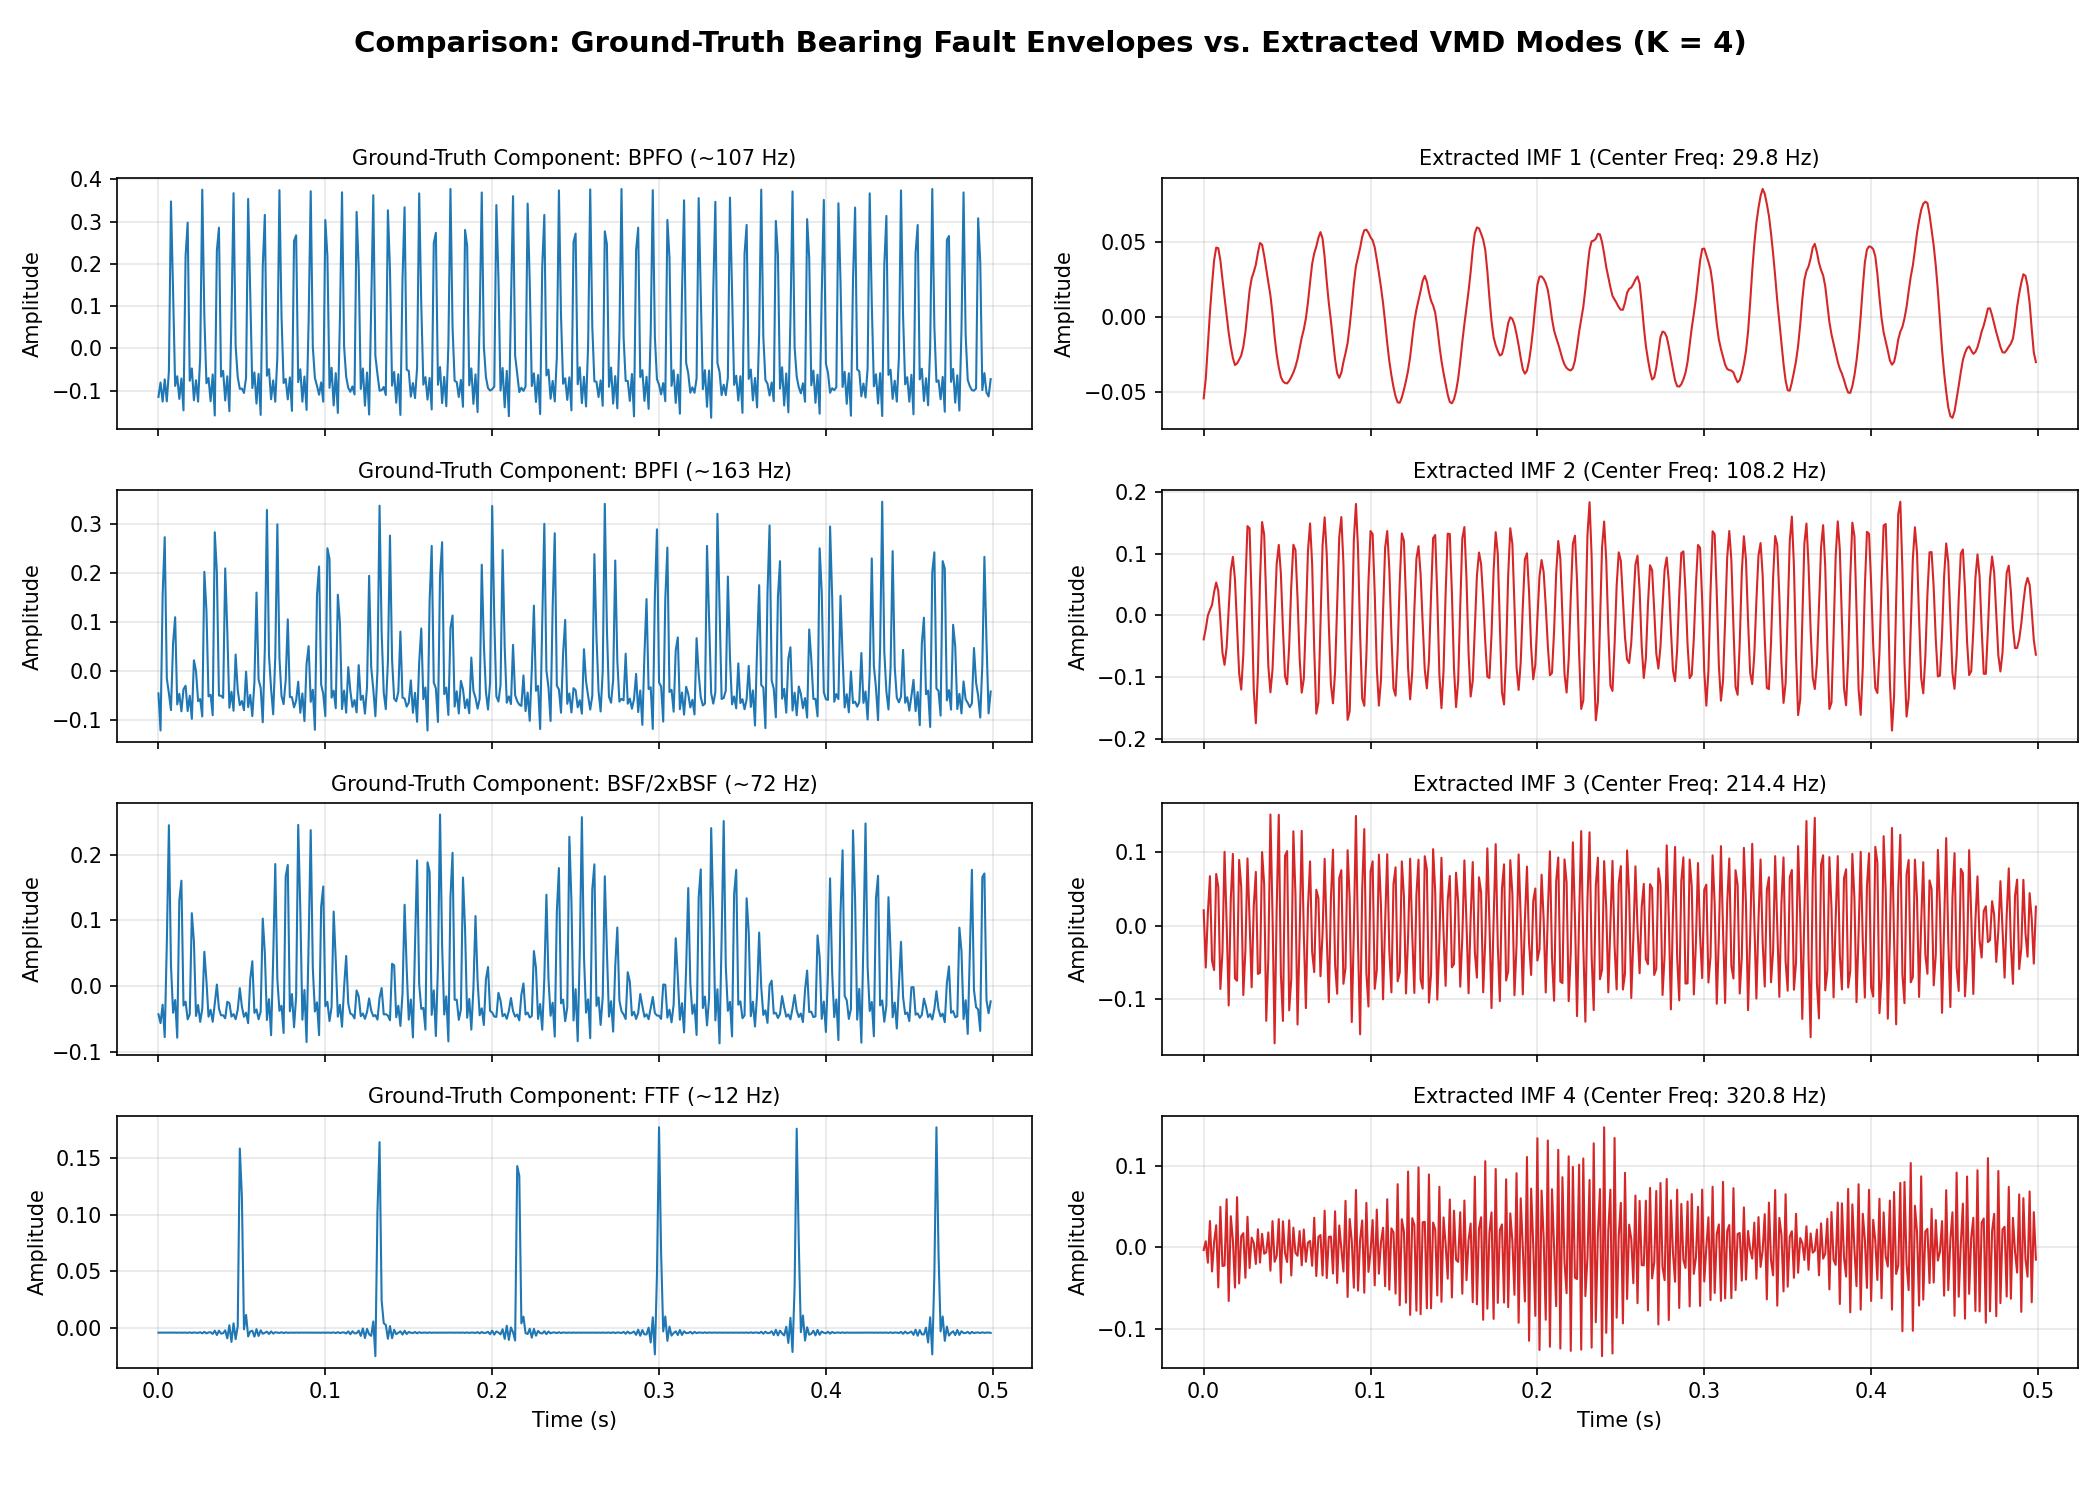

The script that saved this image:
"""
VMD K=4 Bearing Fault Decomposition & Ground-Truth Comparison Script
---------------------------------------------------------------------
Decomposes a combined bearing signal into exactly K=4 modes corresponding to:
  1. BPFO (Outer Race Pass Frequency)
  2. BPFI (Inner Race Pass Frequency)
  3. BSF (Ball Spin Frequency)
  4. FTF  (Fundamental Train Frequency / Cage Defect)

Computes the raw/envelope signals, runs Variational Mode Decomposition (K=4),
correlates extracted IMFs with simulated ground-truth fault signals, and plots a
side-by-side comparison of individual components vs extracted VMD modes.
"""

import numpy as np
import scipy.signal as signal
from scipy.signal import hilbert, butter, sosfiltfilt, fftconvolve
import matplotlib.pyplot as plt

# ------------------------------------------------------------------------------
# 1. PHYSICAL PARAMETERS & GEOMETRY (SKF 6205-2RS JEM BEARING)
# ------------------------------------------------------------------------------
FS = 12800            # Sampling rate (Hz)
DURATION = 0.5        # Comparison display window (seconds)
RPM = 1800.0          # Shaft speed (RPM)
FR = RPM / 60.0       # Shaft rotational frequency (30.0 Hz)

# Bearing Geometry
N_BALLS = 9
BALL_D = 7.94
PITCH_D = 39.04
PHI = 0.0

# Calculated Fault Frequencies (Hz)
gamma = (BALL_D / PITCH_D) * np.cos(np.radians(PHI))
FTF = (FR / 2.0) * (1.0 - gamma)                            # ~11.92 Hz
BPFO = (N_BALLS * FR / 2.0) * (1.0 - gamma)                 # ~107.28 Hz
BPFI = (N_BALLS * FR / 2.0) * (1.0 + gamma)                 # ~162.72 Hz
BSF = (PITCH_D / (2.0 * BALL_D)) * FR * (1.0 - gamma**2)     # ~71.71 Hz

RESONANCE_HZ = 3500.0                                       # Resonance frequency
DEMOD_BAND = (2500.0, 4500.0)                               # Demodulation bandpass

# ------------------------------------------------------------------------------
# 2. SIMULATION & IMPULSE GENERATION
# ------------------------------------------------------------------------------
def impulse_response(fs, fn=RESONANCE_HZ, zeta=0.05, length=0.015):
    t = np.arange(0, length, 1.0 / fs)
    wn = 2.0 * np.pi * fn
    wd = wn * np.sqrt(1.0 - zeta**2)
    return np.exp(-zeta * wn * t) * np.sin(wd * t)

def generate_bearing_fault_signals(duration, fs):
    n_samples = int(duration * fs)
    t = np.arange(n_samples) / fs
    ir = impulse_response(fs)
    rng = np.random.default_rng(42)

    def generate_impact_train(freq, mod_fn=None):
        x = np.zeros(n_samples)
        period = 1.0 / freq
        tk = rng.uniform(0, period)
        while tk < (n_samples - 1) / fs:
            idx = int(round(tk * fs))
            x[idx] += 1.0 if mod_fn is None else mod_fn(tk)
            tk += period * (1.0 + 0.01 * rng.standard_normal())
        return fftconvolve(x, ir)[:n_samples]

    bpfo_sig = 1.0 * generate_impact_train(BPFO)
    bpfi_sig = 0.8 * generate_impact_train(BPFI, lambda tk: 0.5 * (1 + np.cos(2 * np.pi * FR * tk)) + 0.1)
    bsf_sig = 0.6 * generate_impact_train(2 * BSF, lambda tk: 0.5 * (1 + np.cos(2 * np.pi * FTF * tk)) + 0.1)
    ftf_sig = 0.4 * generate_impact_train(FTF)

    baseline_noise = 0.05 * rng.standard_normal(n_samples)
    combined_raw = bpfo_sig + bpfi_sig + bsf_sig + ftf_sig + baseline_noise

    return t, combined_raw, {"BPFO": bpfo_sig, "BPFI": bpfi_sig, "BSF": bsf_sig, "FTF": ftf_sig}

# ------------------------------------------------------------------------------
# 3. DEMODULATION (ENVELOPE FILTERING)
# ------------------------------------------------------------------------------
def extract_envelope(x, fs, band=DEMOD_BAND, target_fs=800.0):
    sos = butter(4, [band[0] / (fs / 2.0), band[1] / (fs / 2.0)], btype="band", output="sos")
    filtered = sosfiltfilt(sos, x - np.mean(x))
    env = np.abs(hilbert(filtered))
    q = max(1, int(round(fs / target_fs)))
    env_dec = signal.decimate(env - np.mean(env), q)
    fe = fs / q
    return env_dec - np.mean(env_dec), fe

# ------------------------------------------------------------------------------
# 4. VARIATIONAL MODE DECOMPOSITION (HARDCODED K = 4)
# ------------------------------------------------------------------------------
def vmd_decompose_k4(x, K=4, alpha=1000.0, tol=1e-7, max_iter=500):
    x = np.asarray(x, dtype=float)
    x = x[: len(x) // 2 * 2]
    T0 = len(x)
    half = T0 // 2
    f = np.concatenate([x[:half][::-1], x, x[-half:][::-1]])
    L = len(f)
    nb = L // 2
    w = np.arange(nb) / float(L)
    F = np.fft.fft(f)[:nb]

    om = (0.5 / K) * np.arange(K, dtype=float)
    u = np.zeros((K, nb), dtype=complex)
    total = np.zeros(nb, dtype=complex)

    for _ in range(max_iter):
        diff = 0.0
        for k in range(K):
            others = total - u[k]
            new = (F - others) / (1.0 + alpha * (w - om[k]) ** 2)
            diff += np.sum(np.abs(new - u[k]) ** 2) / L
            total += new - u[k]
            u[k] = new
            power = np.abs(u[k]) ** 2
            if power.sum() > 0:
                om[k] = np.dot(w, power) / power.sum()
        if diff < tol:
            break

    modes = np.zeros((K, T0))
    for k in range(K):
        full = np.zeros(L, dtype=complex)
        full[:nb] = u[k]
        full[L - nb + 1:] = np.conj(u[k][1:])[::-1]
        modes[k] = np.real(np.fft.ifft(full))[half:half + T0]

    return modes, om

# ------------------------------------------------------------------------------
# 5. MAIN SCRIPT
# ------------------------------------------------------------------------------
if __name__ == "__main__":
    print("Generating simulated bearing signals...")
    t_raw, combined_raw, components = generate_bearing_fault_signals(DURATION, FS)

    print("Extracting envelope signals...")
    env_combined, fe = extract_envelope(combined_raw, FS)
    env_bpfo, _ = extract_envelope(components["BPFO"], FS)
    env_bpfi, _ = extract_envelope(components["BPFI"], FS)
    env_bsf, _ = extract_envelope(components["BSF"], FS)
    env_ftf, _ = extract_envelope(components["FTF"], FS)

    print("Running VMD algorithm for K=4 modes...")
    modes, om_centers = vmd_decompose_k4(env_combined, K=4)
    center_freqs_hz = om_centers * fe

    # Correlate modes with ground-truth envelopes for optimal alignment
    ground_truths = [env_bpfo, env_bpfi, env_bsf, env_ftf]
    fault_names = ["BPFO (~107 Hz)", "BPFI (~163 Hz)", "BSF/2xBSF (~72 Hz)", "FTF (~12 Hz)"]
    
    t_env = np.arange(len(env_combined)) / fe

    # Visualizing side-by-side comparison
    fig, axes = plt.subplots(4, 2, figsize=(14, 10), sharex=True)
    fig.suptitle("Comparison: Ground-Truth Bearing Fault Envelopes vs. Extracted VMD Modes (K = 4)",
                 fontsize=14, fontweight="bold")

    for i in range(4):
        # Ground-truth synthesized envelopes
        axes[i, 0].plot(t_env, ground_truths[i], color="tab:blue", lw=1.0)
        axes[i, 0].set_ylabel("Amplitude")
        axes[i, 0].set_title(f"Ground-Truth Component: {fault_names[i]}", fontsize=10)
        axes[i, 0].grid(True, alpha=0.3)

        # Extracted VMD modes
        axes[i, 1].plot(t_env, modes[i], color="tab:red", lw=1.0)
        axes[i, 1].set_ylabel("Amplitude")
        axes[i, 1].set_title(f"Extracted IMF {i+1} (Center Freq: {center_freqs_hz[i]:.1f} Hz)", fontsize=10)
        axes[i, 1].grid(True, alpha=0.3)

    axes[3, 0].set_xlabel("Time (s)")
    axes[3, 1].set_xlabel("Time (s)")
    plt.tight_layout(rect=[0, 0.03, 1, 0.95])
    plt.savefig("vmd_k4_bearing_comparison.png", dpi=150)
    print("Saved comparison chart as vmd_k4_bearing_comparison.png")
